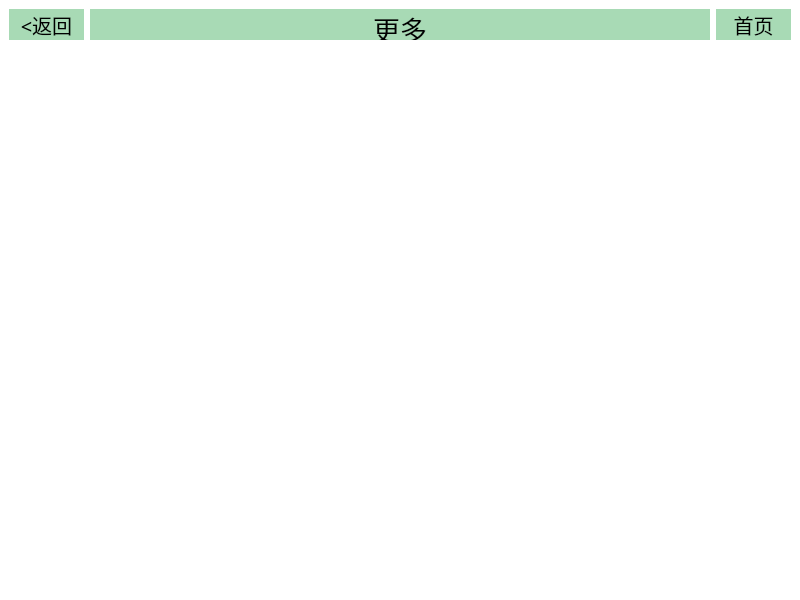
<?xml version="1.0" encoding="UTF-8"?>
<ui version="4.0">
 <class>more_up</class>
 <widget class="QMainWindow" name="more_up">
  <property name="geometry">
   <rect>
    <x>0</x>
    <y>0</y>
    <width>800</width>
    <height>600</height>
   </rect>
  </property>
  <property name="windowTitle">
   <string>MainWindow</string>
  </property>
  <property name="styleSheet">
   <string notr="true">background-color: rgb(255, 255, 255);</string>
  </property>
  <widget class="QWidget" name="centralwidget">
   <layout class="QVBoxLayout" name="verticalLayout_2">
    <item>
     <layout class="QVBoxLayout" name="verticalLayout">
      <item>
       <layout class="QHBoxLayout" name="top">
        <item>
         <widget class="QPushButton" name="back">
          <property name="enabled">
           <bool>false</bool>
          </property>
          <property name="minimumSize">
           <size>
            <width>75</width>
            <height>31</height>
           </size>
          </property>
          <property name="maximumSize">
           <size>
            <width>75</width>
            <height>31</height>
           </size>
          </property>
          <property name="font">
           <font>
            <family>宋体</family>
            <pointsize>15</pointsize>
            <italic>false</italic>
            <bold>false</bold>
            <stylestrategy>PreferDefault</stylestrategy>
            <hintingpreference>PreferDefaultHinting</hintingpreference>
           </font>
          </property>
          <property name="layoutDirection">
           <enum>Qt::LayoutDirection::LeftToRight</enum>
          </property>
          <property name="styleSheet">
           <string notr="true">color:rgb(0, 0, 0);
font: 15pt &quot;宋体&quot;;
background-color: rgb(168,218,181);
border-color: rgb(168,218,181);
border-radius: 0px;</string>
          </property>
          <property name="text">
           <string>&lt;返回</string>
          </property>
          <property name="autoRepeatInterval">
           <number>100</number>
          </property>
         </widget>
        </item>
        <item>
         <widget class="QLabel" name="page_name">
          <property name="minimumSize">
           <size>
            <width>0</width>
            <height>31</height>
           </size>
          </property>
          <property name="maximumSize">
           <size>
            <width>16777215</width>
            <height>31</height>
           </size>
          </property>
          <property name="font">
           <font>
            <family>宋体</family>
            <pointsize>20</pointsize>
            <italic>false</italic>
            <bold>false</bold>
           </font>
          </property>
          <property name="layoutDirection">
           <enum>Qt::LayoutDirection::LeftToRight</enum>
          </property>
          <property name="styleSheet">
           <string notr="true">color:rgb(0, 0, 0);
font: 20pt &quot;宋体&quot;;
background-color: rgb(168,218,181);
</string>
          </property>
          <property name="text">
           <string>&lt;html&gt;&lt;head/&gt;&lt;body&gt;&lt;p&gt;更多&lt;/p&gt;&lt;/body&gt;&lt;/html&gt;</string>
          </property>
          <property name="alignment">
           <set>Qt::AlignmentFlag::AlignCenter</set>
          </property>
         </widget>
        </item>
        <item>
         <widget class="QPushButton" name="home_page">
          <property name="enabled">
           <bool>false</bool>
          </property>
          <property name="minimumSize">
           <size>
            <width>75</width>
            <height>31</height>
           </size>
          </property>
          <property name="maximumSize">
           <size>
            <width>75</width>
            <height>31</height>
           </size>
          </property>
          <property name="font">
           <font>
            <family>宋体</family>
            <pointsize>15</pointsize>
            <italic>false</italic>
            <bold>false</bold>
            <stylestrategy>PreferDefault</stylestrategy>
            <hintingpreference>PreferDefaultHinting</hintingpreference>
           </font>
          </property>
          <property name="layoutDirection">
           <enum>Qt::LayoutDirection::LeftToRight</enum>
          </property>
          <property name="styleSheet">
           <string notr="true">color:rgb(0, 0, 0);
font: 15pt &quot;宋体&quot;;
background-color: rgb(168,218,181);
border-color: rgb(168,218,181);
border-radius: 0px;</string>
          </property>
          <property name="text">
           <string>首页</string>
          </property>
          <property name="autoRepeatInterval">
           <number>100</number>
          </property>
         </widget>
        </item>
       </layout>
      </item>
      <item>
       <spacer name="verticalSpacer">
        <property name="orientation">
         <enum>Qt::Orientation::Vertical</enum>
        </property>
        <property name="sizeHint" stdset="0">
         <size>
          <width>20</width>
          <height>40</height>
         </size>
        </property>
       </spacer>
      </item>
     </layout>
    </item>
   </layout>
  </widget>
 </widget>
 <resources/>
 <connections/>
</ui>
